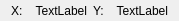
<?xml version="1.0" encoding="UTF-8"?>
<ui version="4.0">
 <class>coordinatesWidget</class>
 <widget class="QWidget" name="coordinatesWidget">
  <property name="geometry">
   <rect>
    <x>0</x>
    <y>0</y>
    <width>179</width>
    <height>21</height>
   </rect>
  </property>
  <property name="windowTitle">
   <string>Form</string>
  </property>
  <layout class="QHBoxLayout" name="mainLayout">
   <property name="topMargin">
    <number>0</number>
   </property>
   <property name="bottomMargin">
    <number>0</number>
   </property>
   <item>
    <widget class="QLabel" name="xTitleLabel">
     <property name="text">
      <string>X:</string>
     </property>
    </widget>
   </item>
   <item>
    <widget class="QLabel" name="xValueLabel">
     <property name="text">
      <string>TextLabel</string>
     </property>
     <property name="alignment">
      <set>Qt::AlignRight|Qt::AlignTrailing|Qt::AlignVCenter</set>
     </property>
    </widget>
   </item>
   <item>
    <widget class="QLabel" name="yTitleLabel">
     <property name="text">
      <string>Y:</string>
     </property>
     <property name="alignment">
      <set>Qt::AlignLeading|Qt::AlignLeft|Qt::AlignVCenter</set>
     </property>
    </widget>
   </item>
   <item>
    <widget class="QLabel" name="yValueLabel">
     <property name="text">
      <string>TextLabel</string>
     </property>
     <property name="alignment">
      <set>Qt::AlignRight|Qt::AlignTrailing|Qt::AlignVCenter</set>
     </property>
    </widget>
   </item>
  </layout>
 </widget>
 <resources/>
 <connections/>
</ui>
